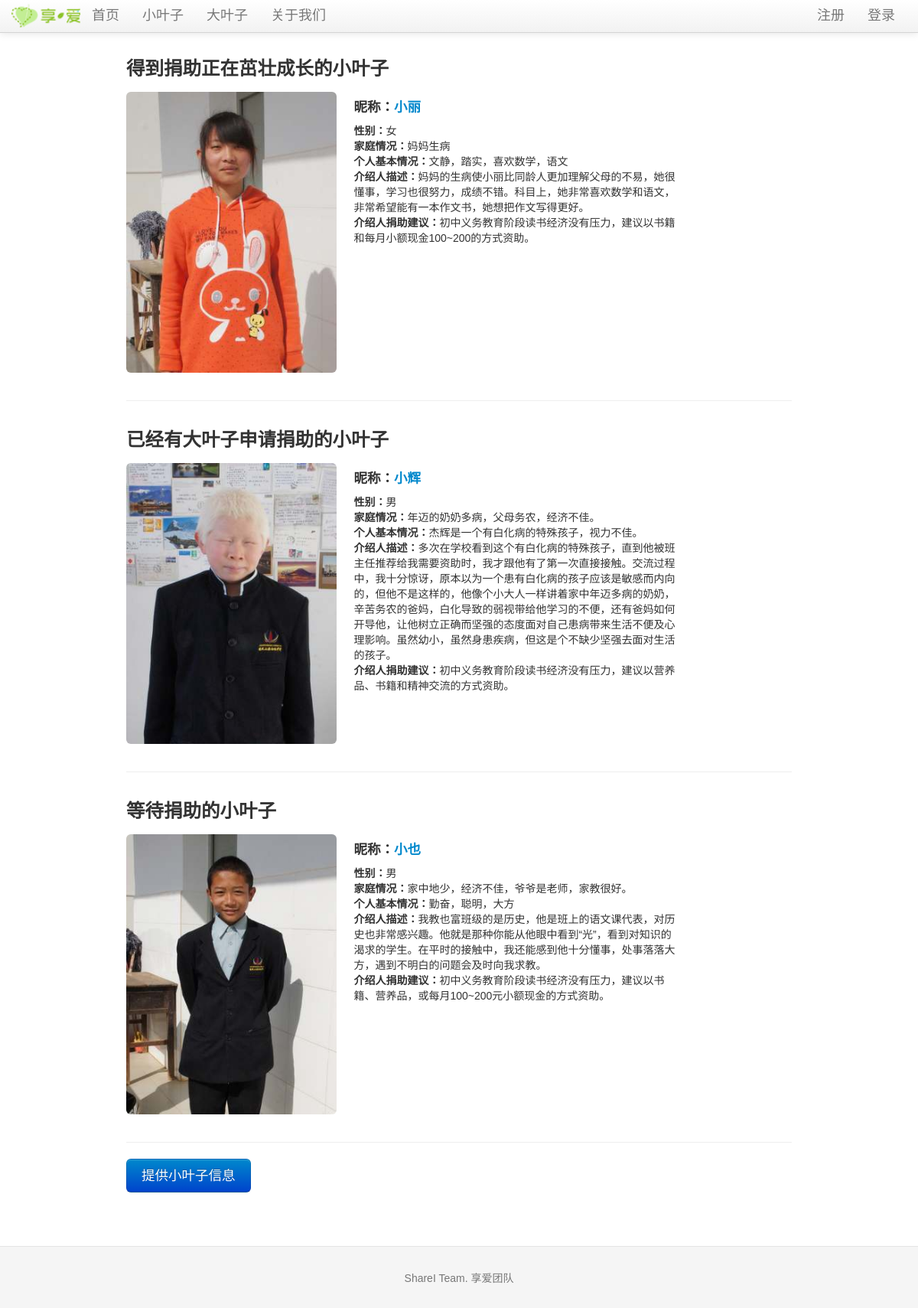
Page /littleleaf on the earlier database version.
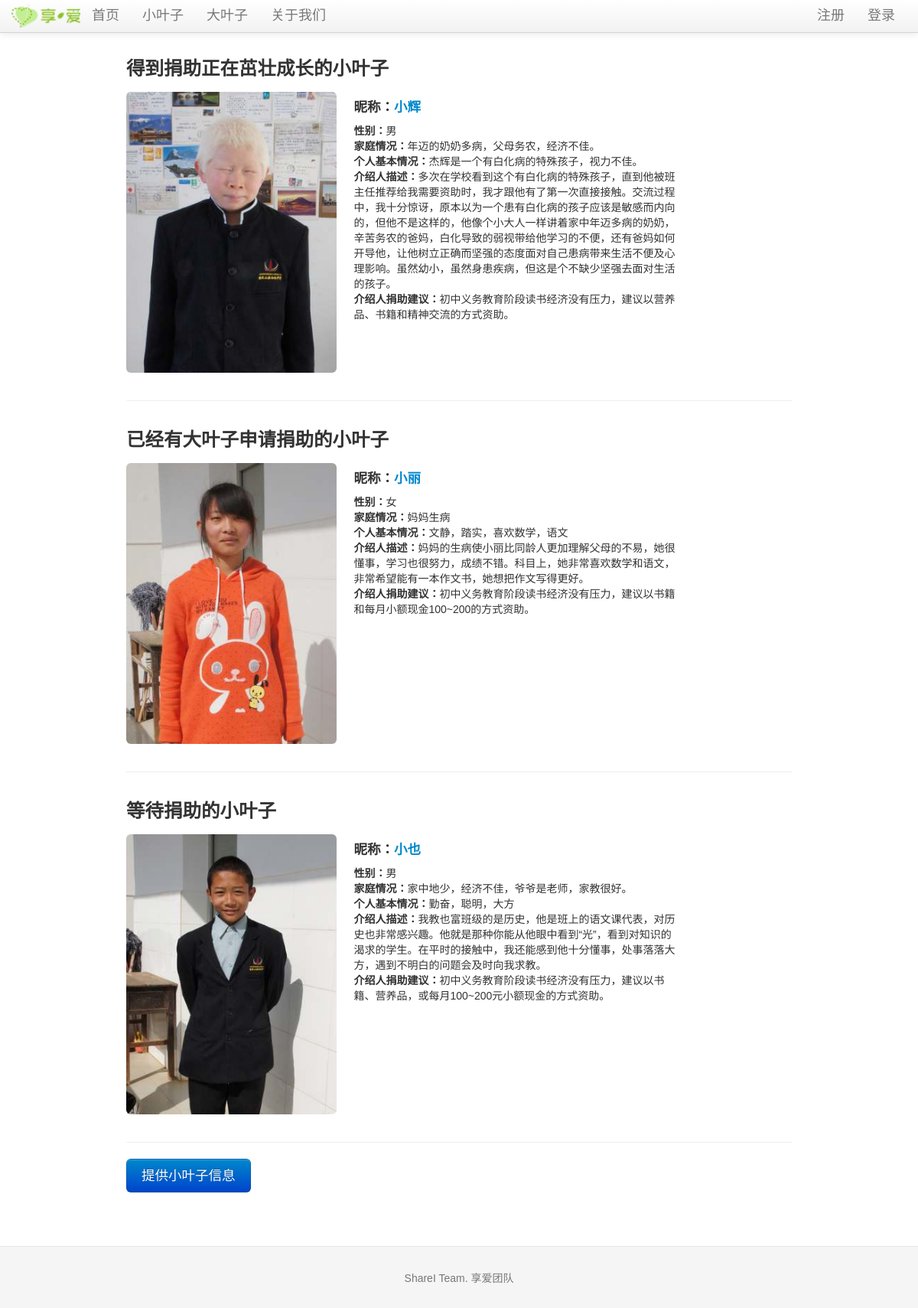
Same page on the later database version.
### tables this page shows
CREATE TABLE lleaf (
	lleaf_id integer primary key autoincrement,
	avatar text,
	nickavatar text,
	lname text,
	lnickname text,
	gender text,
	nationality text,
	age text,
	grade text,
	bday text,
	constellation text,
	school text,
	homeaddress text,
	phone text,
	homeinfo text,
	linfo text,
	ginfo text,
	gadvice text,
	gname text,
	gschool text,
	gbackground text,
	ginfosource text,
	grr text,
	gweibo text,
	gkaixin text,
	status integer not null,
	createtime TIMESTAMP default (datetime('now', 'localtime'))
);

### sharei.py (the view)
@app.route('/littleleaf')
def show_littleleafs():
    littleleafs = query_db('''select * from lleaf''')
    error = None
    if littleleafs is None:
        error = 'No little leaf now'
        return render_template('littleleaf.html', error=error)
    else:
        return render_template('littleleaf.html', error=error, littleleafs = littleleafs)

### sharei.py (called while the page is built)
def get_db():
    top = _app_ctx_stack.top
    if not hasattr(top, 'sqlite_db'):
        top.sqlite_db = sqlite3.connect(app.config['DATABASE'])
        top.sqlite_db.row_factory = sqlite3.Row
    return top.sqlite_db

@app.teardown_appcontext
def close_database(exception):
    top = _app_ctx_stack.top
    if hasattr(top, 'sqlite_db'):
        top.sqlite_db.close()

def query_db(query, args=(), one=False):
    cur = get_db().execute(query, args)
    rv = cur.fetchall()
    return (rv[0] if rv else None) if one else rv

@app.before_request
def before_request():
    g.bleaf = None
    if 'bleaf_id' in session:
        g.bleaf = query_db('select * from bleaf where bleaf_id = ?', [session['bleaf_id']], one=True)

### templates/littleleaf.html (shortened to what this page needs)
{% extends "layout.html" %}
{% block body %}
<div class="row-fluid">
  <h3>得到捐助正在茁壮成长的小叶子</h3>
    {% for littleleaf in littleleafs %}
      {% if littleleaf.status == 3 %}
        <div class="row-fluid">
        <div class="span4">
            <img src={{ littleleaf.avatar }}  class="img-rounded">
        </div>
        <div class="span6" style="text-align : left;background-color:#FFFFFF; padding-left:20">
          <h4>昵称：<a href="{{ url_for('show_littleleaf', lleaf_id=littleleaf.lleaf_id) }}" target="_blank">{{littleleaf.lnickname}}</a></h4>
          <p><b>性别：</b>{{littleleaf.gender}}<br>
          <b>家庭情况：</b>{{littleleaf.homeinfo}}<br>
          <b>个人基本情况：</b>{{littleleaf.linfo}}<br>
          <b>介绍人描述：</b>{{littleleaf.ginfo}}<br>
          <b>介绍人捐助建议：</b>{{littleleaf.gadvice}}
        </div>
      </div><br>
      {% endif %}
    {% endfor %}
</div>
<hr>
<div class="row-fluid">
  <h3>已经有大叶子申请捐助的小叶子</h3>
    {% for littleleaf in littleleafs %}
      {% if littleleaf.status == 2%}
       <div class="row-fluid">
        <div class="span4">
            <img src={{ littleleaf.avatar }}  class="img-rounded">
        </div>
        <div class="span6" style="text-align : left;background-color:#FFFFFF; padding-left:20">
          <h4>昵称：<a href="{{ url_for('show_littleleaf', lleaf_id=littleleaf.lleaf_id) }}" target="_blank">{{littleleaf.lnickname}}</a></h4>
          <p><b>性别：</b>{{littleleaf.gender}}<br>
          <b>家庭情况：</b>{{littleleaf.homeinfo}}<br>
          <b>个人基本情况：</b>{{littleleaf.linfo}}<br>
          <b>介绍人描述：</b>{{littleleaf.ginfo}}<br>
          <b>介绍人捐助建议：</b>{{littleleaf.gadvice}}
        </div>
      </div><br>
      {% endif %}
    {% endfor %}
</div>
<hr>
<div class="row-fluid">
  <h3>等待捐助的小叶子</h3>
    {% for littleleaf in littleleafs %}
      {% if littleleaf.status == 1%}
      <div class="row-fluid">
        <div class="span4">
            <img src={{ littleleaf.avatar }}  class="img-rounded">
        </div>
        <div class="span6" style="text-align : left;background-color:#FFFFFF; padding-left:20">
          <h4>昵称：<a href="{{ url_for('show_littleleaf', lleaf_id=littleleaf.lleaf_id) }}" target="_blank">{{littleleaf.lnickname}}</a></h4>
          <p><b>性别：</b>{{littleleaf.gender}}<br>
          <b>家庭情况：</b>{{littleleaf.homeinfo}}<br>
          <b>个人基本情况：</b>{{littleleaf.linfo}}<br>
          <b>介绍人描述：</b>{{littleleaf.ginfo}}<br>
          <b>介绍人捐助建议：</b>{{littleleaf.gadvice}}
        </div>
      </div><br>
      {% endif %}
    {% endfor %}
</div>
<hr>
<a href="{{ url_for('add_littleleaf') }}" class="btn btn-large btn-primary">提供小叶子信息</a>
{% endblock %}

### templates/layout.html (shortened to what this page needs)
<!DOCTYPE html>
<html lang="en" version="g42dymwpi--nx"><head><meta http-equiv="Content-Type" content="text/html; charset=UTF-8">
    <link href="/static/css/bootstrap.css" rel="stylesheet">
    <link href="/static/css/bootstrap-responsive.css" rel="stylesheet">
    <link href="/static/css/docs.css" rel="stylesheet">
    <link href="/static/css/prettify.css" rel="stylesheet">
  </head>
  <body data-spy="scroll" data-target=".bs-docs-sidebar" data-twttr-rendered="true" youdao="bind">
<div class="navbar transparent navbar-fixed-top">
  <div class="navbar-inner transparent">
    <div class="container">
      <div class="nav-collapse collapse">
        <ul class="nav">
            <li>
              <img src="/static/img/logo-ch.png" width="90" style="margin-top:4px">
            </li>
            <li>
              <a href="{{ url_for('home') }}"><font size="4">首页</font></a>
            </li>
            <li>
              <a href="{{ url_for('show_littleleafs') }}"><font size="4">小叶子</font></a>
            </li>
            <li>
              <a href="{{ url_for('show_bigleafs') }}"><font size="4">大叶子</font></a>
            </li>
            <li>
              <a href="{{ url_for('about') }}"><font size="4">关于我们</font></a>
            </li>
          </ul>
          <ul class="nav pull-right">
            {% if session.logged_in %}
              <li><a><font size="4">欢迎！ {{ session['bleaf_name'] }}</font></a></li>
              <li><a href="{{ url_for('logout') }}"><font size="4">注销</font></a></li>
            {% else %}
              <li><a href="{{ url_for('register') }}"><font size="4">注册</font></a></li>
              <li><a href="{{ url_for('login') }}"><font size="4">登录</font></a></li>
            {% endif %}
          </ul>
      </div>
    </div>
  </div>
</div>
<div class="container">
<div class="span9" style="margin-left:150px; margin-right:200px;">
  {% block body %}{% endblock %}
</div>
</div>
    <footer class="footer">
      <div class="container">
        <p>ShareI Team. 享爱团队</p>
      </div>
    </footer>
  </body>
</html>

### static/css/docs.css (style rules this page uses)
body { position: relative; padding-top: 40px; }
body > .navbar { font-size: 13px; }
.footer { text-align: center; padding: 30px 0; margin-top: 70px; border-top: 1px solid #e5e5e5; background-color: #f5f5f5; }
.footer p { margin-bottom: 0; color: #777; }

### templates/layout.html (style rules this page uses)
body { padding-top: 60px; font: 14px "微软雅黑", Verdana, Arial, Sans-serif; }

Differences in the rows shown:
changed lleaf "小辉": moves from the list under "已经有大叶子申请捐助的小叶子" to the list under "得到捐助正在茁壮成长的小叶子"
changed lleaf "小丽": moves from the list under "得到捐助正在茁壮成长的小叶子" to the list under "已经有大叶子申请捐助的小叶子"
